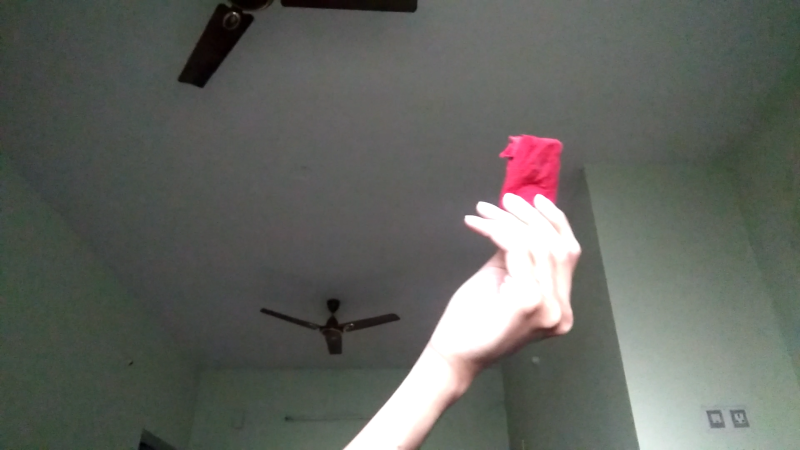
#> input picture distance/dist_cloth_1.png, 1600 x 900 px (shown at 1/2 size)
$ python distance.py   (Python 2 division)
#> lines starting #> are read from the running program, lines starting #| are printed output that depends on the picture; after the words box and inside, x2 and y2 are one past the last pixel; in counts of white or black regions, pixels touching at a corner belong together; long printed decimals are rounded
import cv2
import imutils
import math
import numpy as np

hsvLower = (17, 168, 112)
hsvUpper = (255, 255, 255)

def getResizeBlurHsv(image):
	image = imutils.resize(image, width=600)
	blurred = cv2.GaussianBlur(image, (11, 11), 0)
	hsv = cv2.cvtColor(image, cv2.COLOR_BGR2HSV)
	return hsv

def getMasked(image):
	hsv = getResizeBlurHsv(image)
	mask = cv2.inRange(hsv, hsvLower, hsvUpper)
	mask = cv2.erode(mask, None, iterations=2)
	mask = cv2.dilate(mask, None, iterations=2)
	return mask

def getCenter(image):
	masked = getMasked(image)
	cnts = cv2.findContours(masked.copy(), cv2.RETR_EXTERNAL,cv2.CHAIN_APPROX_SIMPLE)[-2]
	center = None
	if len(cnts) > 0:
		c = max(cnts, key=cv2.contourArea)
		((x, y), radius) = cv2.minEnclosingCircle(c)
		M = cv2.moments(c)
		center = (int(M["m10"] / M["m00"]), int(M["m01"] / M["m00"]))
	return center

img1 = cv2.imread("dist_cloth_1.png")
#> img1 is the input picture: shape (900, 1600, 3); mean B, G, R 94.6, 100, 97.4
img2 = cv2.imread("dist_cloth_2.png")
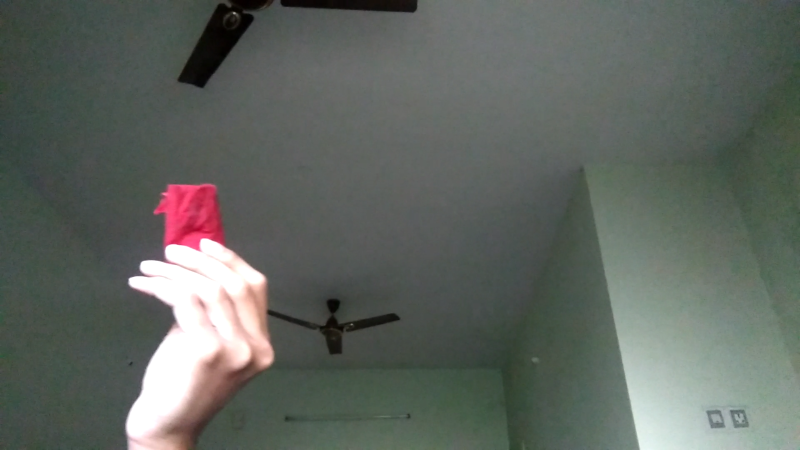
#> input picture distance/dist_cloth_2.png, 1600 x 900 px (shown at 1/2 size)
#> img2 is the input picture: shape (900, 1600, 3); mean B, G, R 95.6, 101.6, 96

center1 = getCenter(img1)
#> in getResizeBlurHsv, `image = imutils.resize(image, width=600)`:
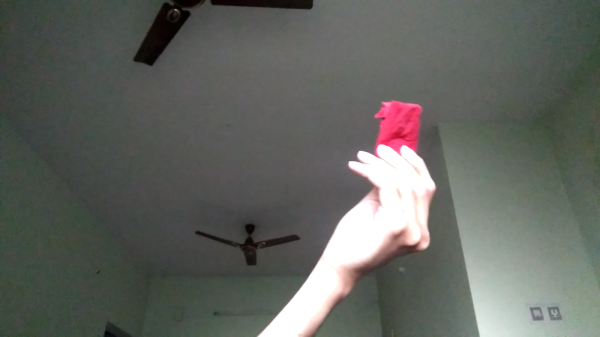
#> image: shape (337, 600, 3); mean of channels 0, 1, 2 94.6, 100, 97.4; drawn as B, G, R
#> in getResizeBlurHsv, `hsv = cv2.cvtColor(image, cv2.COLOR_BGR2HSV)`: hsv: shape (337, 600, 3); mean H, S, V 55.2, 24.6, 102.7
#> in getMasked, `mask = cv2.inRange(hsv, hsvLower, hsvUpper)`:
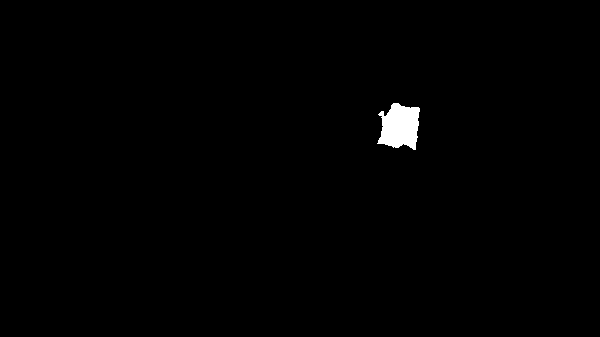
#> mask: shape (337, 600); 0.72% white; 1 white region, box (x1, y1, x2, y2) and area: (377, 103, 420, 150) 1456
#> in getMasked, `mask = cv2.erode(mask, None, iterations=2)`:
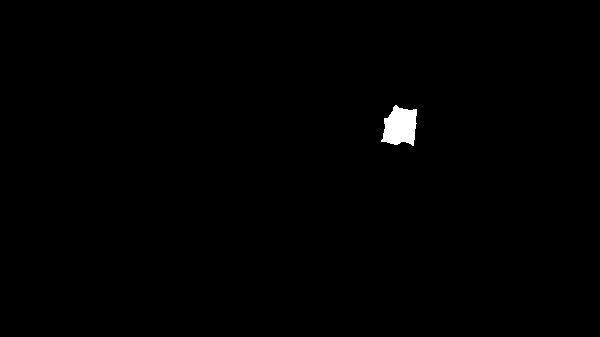
#> mask: shape (337, 600); 0.52% white; 1 white region, box (x1, y1, x2, y2) and area: (381, 105, 417, 146) 1061
#> in getMasked, `mask = cv2.dilate(mask, None, iterations=2)`: mask: shape (337, 600); 0.7% white; 1 white region
#> in getCenter, `cnts = cv2.findContours(masked.copy(), cv2.RETR_EXTERNAL,cv2.CHAIN_APP..`: cnts = 1 contour; box (x1, y1, x2, y2) and area: (379, 103, 419, 148) 1336
#> in getCenter, `c = max(cnts, key=cv2.contourArea)`: c = contour of 51 points, box (x1, y1, x2, y2) (379, 103, 419, 148), area 1336
#> in getCenter, `((x, y), radius) = cv2.minEnclosingCircle(c)`: x = 399.1; y = 125.7; radius = 26.55
#> in getCenter, `M = cv2.moments(c)`: M = moments, m00 1336, centre m10/m00, m01/m00 = (399.8, 126.1)
#> in getCenter, `center = (int(M["m10"] / M["m00"]), int(M["m01"] / M["m00"]))`: center = (399, 126)
#> center1 = (399, 126)
center2 = getCenter(img2)
#> in getResizeBlurHsv (call 2), `image = imutils.resize(image, width=600)`:
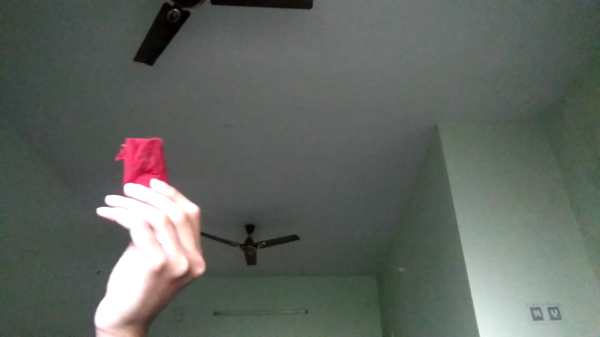
#> image: shape (337, 600, 3); mean of channels 0, 1, 2 95.6, 101.6, 96; drawn as B, G, R
#> in getResizeBlurHsv (call 2), `hsv = cv2.cvtColor(image, cv2.COLOR_BGR2HSV)`: hsv: shape (337, 600, 3); mean H, S, V 65.3, 29, 104.3
#> in getMasked (call 2), `mask = cv2.inRange(hsv, hsvLower, hsvUpper)`:
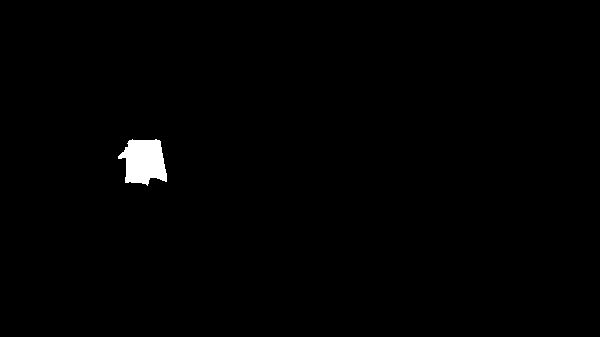
#> mask: shape (337, 600); 0.8% white; 1 white region, box (x1, y1, x2, y2) and area: (118, 139, 167, 186) 1626
#> in getMasked (call 2), `mask = cv2.erode(mask, None, iterations=2)`:
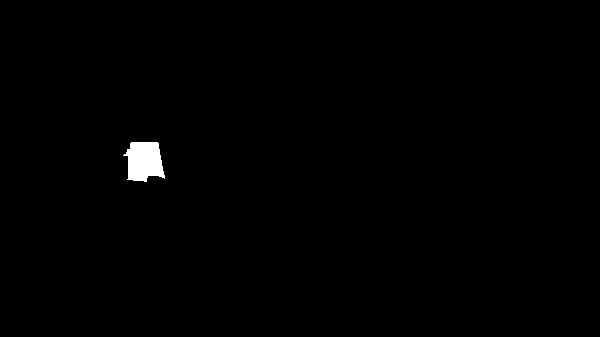
#> mask: shape (337, 600); 0.61% white; 1 white region, box (x1, y1, x2, y2) and area: (123, 142, 165, 182) 1240
#> in getMasked (call 2), `mask = cv2.dilate(mask, None, iterations=2)`: mask: shape (337, 600); 0.79% white; 1 white region
#> in getCenter (call 2), `cnts = cv2.findContours(masked.copy(), cv2.RETR_EXTERNAL,cv2.CHAIN_APP..`: cnts = 1 contour; box (x1, y1, x2, y2) and area: (121, 140, 167, 184) 1518
#> center2 = (143, 160)

print center1
#| (399, 126)
print center2
#| (143, 160)

distance = math.hypot(center2[0] - center1[0], center2[1] - center1[1])
#> distance = 258.2
print distance
#| 258.248

# [9 lines of commented-out code are left out]
